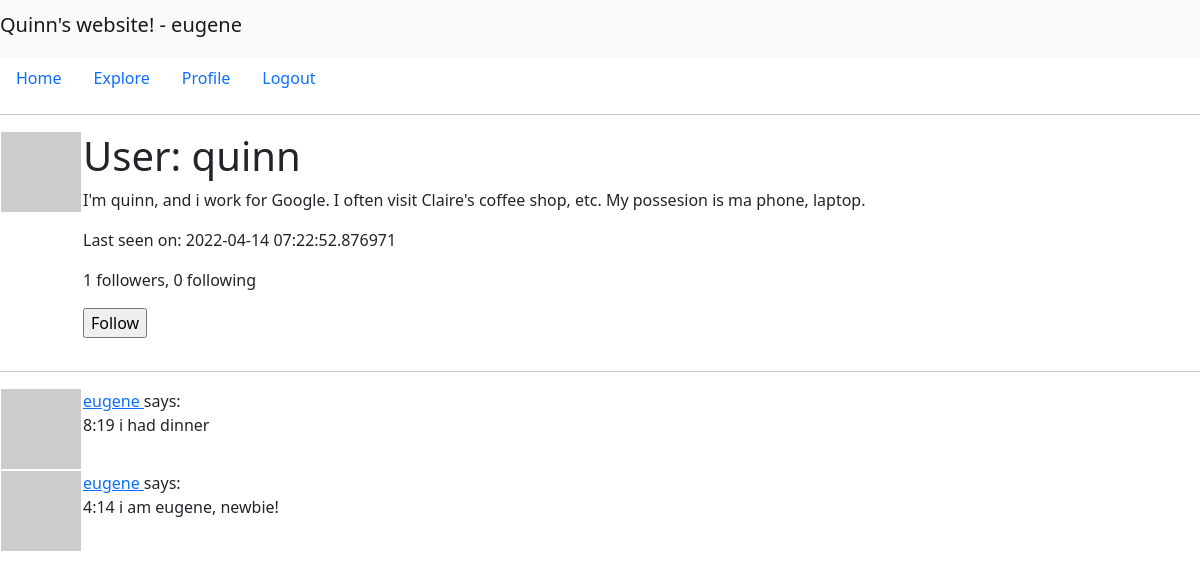
/user/quinn (signed in), run on the app's committed database.
### app/models.py (models this page shows, shortened)
class User(UserMixin,db.Model): # tutorial 5 -usermixin
    id=db.Column(db.Integer,primary_key=True)
    username=db.Column(db.String(64),index=True,unique=True)
    email=db.Column(db.String(120),index=True,unique=True)
    password_hash=db.Column(db.String(128))
    posts=db.relationship('Post',backref='author',lazy='dynamic') # User 생성시에 posts는 입력하지 않음,걍 relationship임(line45와 비교)
    about_me=db.Column(db.String(140))
    last_seen=db.Column(db.DateTime,default=datetime.utcnow)
    followed=db.relationship(
        'User',secondary=followers,
        primaryjoin=(followers.c.follower_id==id), # 팬(follower)
        secondaryjoin=(followers.c.followed_id==id), # 연예인(followed)
        backref=db.backref('followers',lazy='dynamic'),lazy='dynamic'#
    )
    def avatar(self,size):
        digest=md5(self.email.lower().encode('utf-8')).hexdigest()
        return 'https://www.gravatar.com/avatar/{}?d=identicon&s={}'.format(digest,size)
    def is_following(self,user):
        return self.followed.filter(
            followers.c.followed_id==user.id).count()>0
    def followed_posts(self):
        followed= Post.query.join( # after join: 전체 post 테이블에 follower id가 추가됨.
            followers,(followers.c.followed_id==Post.user_id)).filter(
                followers.c.follower_id==self.id)
        own=Post.query.filter_by(user_id=self.id)
        return followed.union(own).order_by(Post.timestamp.desc()) # after filter: 이 함수를 쓸 follower user가 follow한 포스트 테이블만 추려짐

class Post(db.Model):
    id=db.Column(db.Integer,primary_key=True)
    body=db.Column(db.String(140))
    timestamp=db.Column(db.DateTime,index=True,default=datetime.utcnow)
    user_id=db.Column(db.Integer,db.ForeignKey('user.id')) # user_id는 Post를 생성할 때 필수로 입력해야 함.

### app/routes.py (the view)
@app.route('/user/<username>') # user's profile page
@login_required
def user(username):
    user=User.query.filter_by(username=username).first_or_404() # first()의 variant로, query했을 때 값이 없으면 404 error발생
    posts=current_user.followed_posts().all()
    form=EmptyForm() # 팔로우 기능만들때 추가된 코드
    return render_template('user.html',user=user,posts=posts,form=form)

### app/forms.py
class EmptyForm(FlaskForm): # follow 기능에 필요함
    submit=SubmitField('Submit')

### app/models.py (called while the page is built)
@login.user_loader # tutorial 5 - every time when logged in user navigates to new page, flask-login retrieves id of him from the session and load it into memory
def load_user(id):# bc flask-login know nothing about db, so user_loader helps the extention to load a user
    return User.query.get(int(id))

### app/routes.py (called while the page is built)
@app.before_request # this decorator is useful bc now i can insert code i want to execute before any view function
def before_request():
    if current_user.is_authenticated:
        current_user.last_seen=datetime.utcnow()
        db.session.commit()

### app/templates/user.html (shortened to what this page needs)
{% extends 'layout/base.html' %}
{% block content%}
<table>
    <tr valign="top">
        <td><img src="{{user.avatar(128)}}"></td>
        <td>
            <h1>User: {{user.username}}</h1>
            {%if user.about_me%}<p>{{user.about_me}}</p>{%endif%}
            {%if user.last_seen%}<p>Last seen on: {{user.last_seen}}</p>{%endif%}
            <p>{{user.followers.count()}} followers, {{user.followed.count()}} following</p>
            {%if user ==current_user%}
            <p><a href="{{url_for('edit_profile')}}">Wanna edit your profile?</a></p>
            {%elif not current_user.is_following(user)%}
            <p>
                <form action="{{url_for('follow',username=user.username)}}" method="post">
                    {{form.submit(value='Follow')}}
                </form>
            </p>
            {%endif%}
        </td>
    </tr>
</table>
    <hr>
    {%for post in posts%}
    {%include 'layout/_post.html'%}
    {%endfor%}
{%endblock%}

### app/templates/layout/base.html (shortened to what this page needs)
<!doctype html>
<html lang="en">
  <head>
    <link href="https://cdn.jsdelivr.net/npm/bootstrap@5.1.3/dist/css/bootstrap.min.css" rel="stylesheet">
  </head>
  <body>
    <nav class="navbar navbar-light bg-light">
      <span class="navbar-brand mb-2 h1">Quinn's website! - {{current_user.username}}</span>
    </nav>
    <ul class="nav">
      <li class="nav-item">
        <a class="nav-link" href="{{url_for('index')}}">Home</a>
      </li>
      <li class="nav-item">
        <a class="nav-link" href="{{url_for('explore')}}">Explore</a>
      </li>
      {% if current_user.is_anonymous %}
      <li class="nav-item">
        <a class="nav-link" href="{{url_for('login')}}">Login</a>
      </li>
      {%else %}
      <li class="nav-item">
        <a class="nav-link" href="{{url_for('user',username=current_user.username)}}">Profile</a>
      </li>
      <li class="nav-item">
        <a class="nav-link" href="{{url_for('logout')}}">Logout</a>
      </li>
      {%endif%}
    </ul>
    <hr>
    {%block content%}
    {%endblock%}
  </body>
</html>

### app/templates/layout/_post.html
<table>
    <tr valign="top">
        <td><img src="{{post.author.avatar(36)}}"></td>
        <td>
            <a href="{{url_for('user',username=post.author.username)}}">
                {{post.author.username}}
            </a>
            says:<br>{{post.body}}
        </td>
    </tr>
</table>

### data on the page
User: username "eugene"
User: username "quinn", about_me "I'm quinn, and i work for Google. I often visit Claire's coffee shop, etc. My possesion is ma phone, laptop.", last_seen "2022-04-14 07:22:52.876971"
Post: author.username "eugene", body "8:19 i had dinner"
Post: author.username "eugene", body "4:14 i am eugene, newbie!"

### other printed values
{{ user.followers.count() }} "1"
{{ user.followed.count() }} "0"
